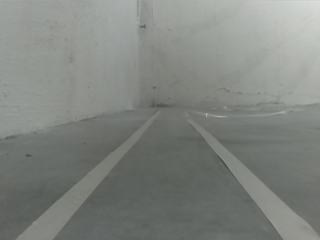
#> input picture src/streamer/test_images/screen.png, 320 x 240 px
$ python -i custom_lanes.py   (imports and definitions only)
#> lines starting #> are read from the running program, lines starting #| are printed output that depends on the picture; after the words box and inside, x2 and y2 are one past the last pixel; in counts of white or black regions, pixels touching at a corner belong together
import http.client
import requests
import cv2
import numpy as np
import io
from PIL import Image
import time
import sys
sys.path.append("..")
from pynput.keyboard import Listener, Controller


HOST = '192.168.5.1'
PORT = '8000'

BASE_URL = 'http://' + HOST + ':' + PORT + '/'


class QueryImage:

    def __init__(self, host, port=8080, argv='/?action=snapshot'):
#> further down, picture is the input picture: shape (240, 320, 3); mean B, G, R 127.6, 132.3, 128.5
        self.host = host
        self.port = port
        self.argv = argv

    # [24 lines left out: functions queryImage, __request__, not called in this run]


def run_action(cmd):
    url = BASE_URL + 'run/?action=' + cmd
    __request__(url)


def run_speed(speed):
    url = BASE_URL + 'run/?speed=' + speed
    __request__(url)


# [32 lines left out: functions on_press, on_release, connection_ok, not called in this run]


def roi(image, vertices):
    mask = np.zeros_like(image)
    cv2.fillPoly(mask, vertices, 255)
    masked = cv2.bitwise_and(image, mask)
    return masked


def draw_lines(image, lines):
    try:
        for line in lines:
            coords = line[0]
            cv2.line(image, (coords[0], coords[1]), (coords[2], coords[3]), (100, 100, 255), 2)
    except:
        pass


def process_img(original_image):
    processed_img = cv2.cvtColor(original_image, cv2.COLOR_BGR2GRAY)
    processed_img = cv2.Canny(processed_img, threshold1=40, threshold2=40)
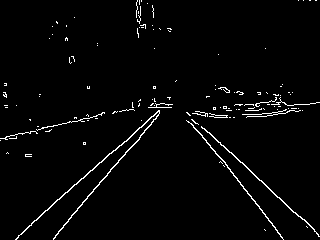
#> processed_img: shape (240, 320); 2.5% white in thin lines or dots
    processed_img = cv2.GaussianBlur(processed_img, (5, 5), 0)
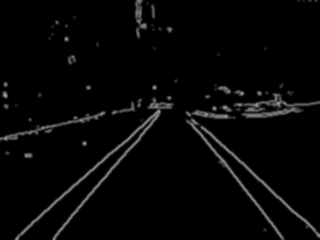
#> processed_img: shape (240, 320); min 0, max 164, mean 6.4
    vertices = np.array([[0, 240], [0, 160], [80, 80], [240, 80], [320, 160], [320, 240], [200, 240], [160, 140], [120, 240]])
    processed_img = roi(processed_img, [vertices])
#> in roi, `cv2.fillPoly(mask, vertices, 255)`:
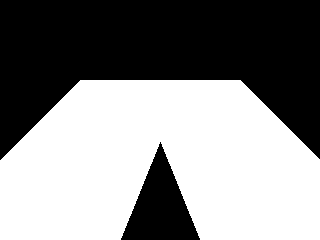
#> mask: shape (240, 320); 53.3% white; 2 black regions, box (x1, y1, x2, y2) and area: (0, 0, 320, 160) 32000, (121, 142, 200, 240) 3902

    lines = cv2.HoughLinesP(processed_img, 1, np.pi/180, 180, np.array([]), 60, 5)
#> lines = [[206, 126, 318, 238], [13, 239, 172, 95], [15, 239, 172, 98], [14, 239, 172, 97], [17, 239, 171, 101], [187, 110, 291, 214], [13, 238, 171, 95], [51, 238, 172, 99]]
    # processed_img = cv2.cvtColor(processed_img, cv2.COLOR_GRAY2RGB)
    draw_lines(original_image, lines)
#> the loop in draw_lines, `for line in lines:` made 8 passes
#> after the loop in draw_lines, `for line in lines:`:
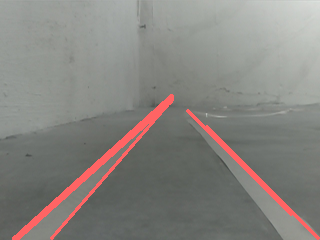
#> image: shape (240, 320, 3); mean B, G, R 127.1, 131.6, 133.9

    return original_image


queryImage = QueryImage(HOST)

keyboard = Controller()
# [1 line not run here, left out]

sum = 0
count = 0

# cap = cv2.VideoCapture("./project_video.mp4")
# [23 lines not run here, left out]

>>> import cv2
>>> picture = cv2.imread('test_images/screen.png')
>>> result = process_img(picture)
